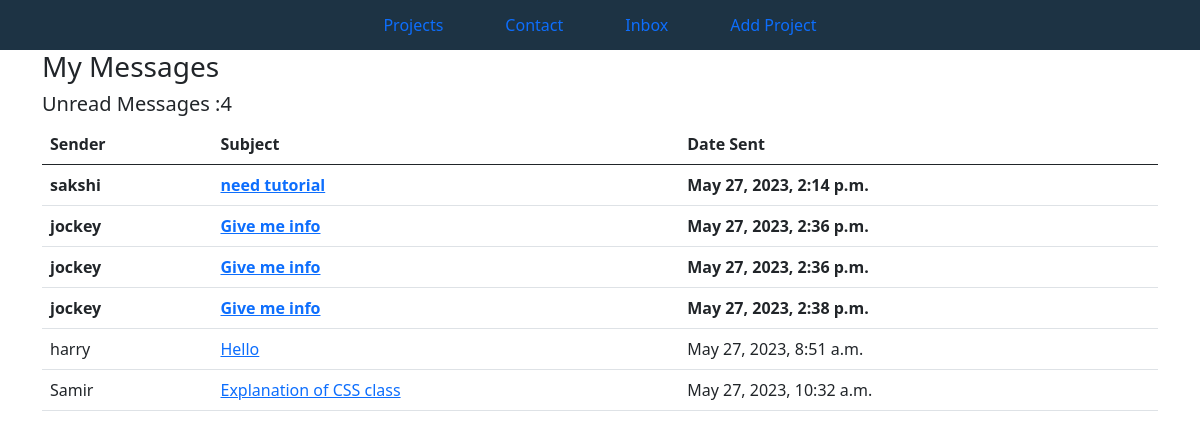
The page /inbox/ (signed in) on the database its author committed.
### base/models.py (models this page shows, shortened)
class Message(models.Model):
    name = models.CharField(max_length=200, null = True)
    email = models.CharField(max_length=200, null = True)
    subject = models.CharField(max_length=200, null = True)
    body = models.TextField()
    is_read = models.BooleanField(default  =False)
    created = models.DateTimeField(auto_now_add= True)
    id = models.UUIDField(default = uuid.uuid4,
                          unique = True,
                          primary_key  = True,
                          editable = False)

### base/views.py (the view)
# urls.py: path('inbox/', views.inboxPage, name="inbox"),
def inboxPage(request):
    inbox = Message.objects.all().order_by('is_read')
    unread_emails = Message.objects.filter(is_read = False).count()
    context = { 'inbox' : inbox,
               'unread_emails' : unread_emails
    }
    return render (request, 'base/inbox.html', context)

### base/templates/base/inbox.html
{% extends 'base/main.html' %}
{% load static %}
{% block  content %}
<div class="container">
    <h3> My Messages
    </h3>
    <h5> Unread Messages :{{unread_emails}} </h5>
        <table class = "table">
            <thead>
                <tr>
                    <th>Sender</th>
                    <th>Subject</th>
                    <th>Date Sent</th>
                </tr>
            </thead>
            <tbody>
                {% for message in inbox %}
                {% if message.is_read %}
                <tr>
                    {% else %}
                <tr style ="font-weight : 900;">
                    {% endif %}
                    <td>{{message.name}}</td>
                    <td><a href = {% url 'message' message.id %}>{{message.subject}}</a></td>
                    <td>{{message.created}}</td>
                </tr>
                {% endfor %}
            </tbody>
        </table>
</div>
{% endblock content %}

### static/styles/main.css (style rules this page uses)
body { background-color:#808080 ; }

### rows shown on the page
Message: name "sakshi", subject "need tutorial", created "May 27, 2023, 2:14 p.m."
Message: name "jockey", subject "Give me info", created "May 27, 2023, 2:36 p.m."
Message: name "jockey", subject "Give me info", created "May 27, 2023, 2:36 p.m."
Message: name "jockey", subject "Give me info", created "May 27, 2023, 2:38 p.m."
Message: name "harry", subject "Hello", created "May 27, 2023, 8:51 a.m."
Message: name "Samir", subject "Explanation of CSS class", created "May 27, 2023, 10:32 a.m."

### other values the page prints
{{ unread_emails }} "4"
